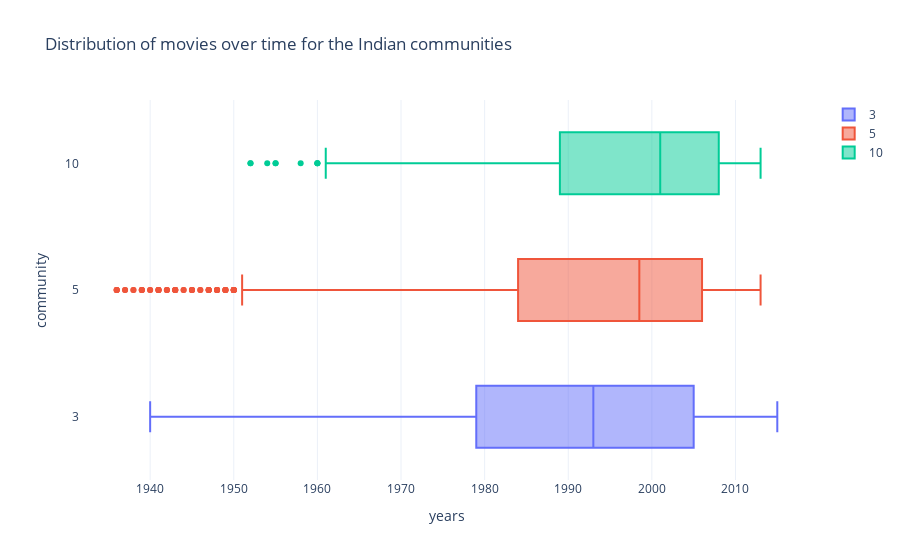

Notebook code for this chart:
### Markdown cell above
## India

### Code cell
fig = go.Figure()

fig.add_trace(go.Box(x = datamov3.Movie_release_year,name = '3'))
fig.add_trace(go.Box(x = datamov5.Movie_release_year,name = '5'))
fig.add_trace(go.Box(x = datamov10.Movie_release_year,name = '10'))

fig.update_layout(title = 'Distribution of movies over time for the Indian communities',template = 'plotly_white')
fig.update_xaxes(title = 'years')
fig.update_yaxes(title = 'community')
fig.show()

#fig.write_html('C:/Users/Public/ADA2022/weloic.github.io/_includes/india_time.html')

### Figure 1 — Plotly figure (JSON) as saved in the notebook; plotly's stock layout.template omitted (floating-point values rounded to 4 significant figures; data arrays with more than 128 entries replaced by an {"elided": "..."} marker saying what was removed)
{"data": [{"name": "3", "type": "box", "x": {"elided": "3989 int values"}}, {"name": "5", "type": "box", "x": {"elided": "3350 int values"}}, {"name": "10", "type": "box", "x": {"elided": "1706 int values"}}], "layout": {"title": {"text": "Distribution of movies over time for the Indian communities"}, "xaxis": {"title": {"text": "years"}}, "yaxis": {"title": {"text": "community"}}}}
